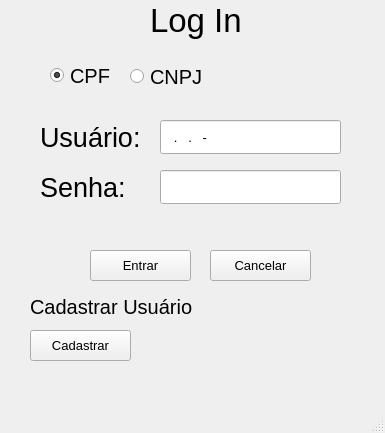
<?xml version="1.0" encoding="UTF-8"?>
<ui version="4.0">
 <class>frmLogin</class>
 <widget class="QMainWindow" name="frmLogin">
  <property name="geometry">
   <rect>
    <x>0</x>
    <y>0</y>
    <width>385</width>
    <height>433</height>
   </rect>
  </property>
  <property name="windowTitle">
   <string>MainWindow</string>
  </property>
  <property name="toolTipDuration">
   <number>-1</number>
  </property>
  <widget class="QWidget" name="centralwidget">
   <widget class="QLineEdit" name="edtUsuario">
    <property name="geometry">
     <rect>
      <x>160</x>
      <y>120</y>
      <width>181</width>
      <height>34</height>
     </rect>
    </property>
    <property name="font">
     <font>
      <pointsize>10</pointsize>
     </font>
    </property>
    <property name="inputMask">
     <string>000.000.000-00</string>
    </property>
    <property name="text">
     <string>..-</string>
    </property>
    <property name="cursorPosition">
     <number>0</number>
    </property>
   </widget>
   <widget class="QLineEdit" name="edtSenha">
    <property name="geometry">
     <rect>
      <x>160</x>
      <y>170</y>
      <width>181</width>
      <height>34</height>
     </rect>
    </property>
    <property name="font">
     <font>
      <pointsize>10</pointsize>
     </font>
    </property>
    <property name="text">
     <string/>
    </property>
    <property name="echoMode">
     <enum>QLineEdit::Password</enum>
    </property>
   </widget>
   <widget class="QLabel" name="txtUsuario">
    <property name="geometry">
     <rect>
      <x>40</x>
      <y>120</y>
      <width>101</width>
      <height>34</height>
     </rect>
    </property>
    <property name="font">
     <font>
      <pointsize>20</pointsize>
     </font>
    </property>
    <property name="text">
     <string>Usuário:</string>
    </property>
   </widget>
   <widget class="QLabel" name="txtSenha">
    <property name="geometry">
     <rect>
      <x>40</x>
      <y>170</y>
      <width>101</width>
      <height>34</height>
     </rect>
    </property>
    <property name="font">
     <font>
      <pointsize>20</pointsize>
     </font>
    </property>
    <property name="text">
     <string>Senha:</string>
    </property>
   </widget>
   <widget class="QLabel" name="txtCadastro">
    <property name="geometry">
     <rect>
      <x>30</x>
      <y>290</y>
      <width>171</width>
      <height>34</height>
     </rect>
    </property>
    <property name="font">
     <font>
      <pointsize>15</pointsize>
     </font>
    </property>
    <property name="text">
     <string>Cadastrar Usuário</string>
    </property>
   </widget>
   <widget class="QPushButton" name="btnCadastrar">
    <property name="geometry">
     <rect>
      <x>30</x>
      <y>330</y>
      <width>101</width>
      <height>31</height>
     </rect>
    </property>
    <property name="font">
     <font>
      <pointsize>10</pointsize>
     </font>
    </property>
    <property name="text">
     <string>Cadastrar</string>
    </property>
   </widget>
   <widget class="QLabel" name="txtLogin">
    <property name="geometry">
     <rect>
      <x>150</x>
      <y>0</y>
      <width>121</width>
      <height>41</height>
     </rect>
    </property>
    <property name="font">
     <font>
      <pointsize>25</pointsize>
     </font>
    </property>
    <property name="text">
     <string>Log In</string>
    </property>
   </widget>
   <widget class="QPushButton" name="btnCancelar">
    <property name="geometry">
     <rect>
      <x>210</x>
      <y>250</y>
      <width>101</width>
      <height>31</height>
     </rect>
    </property>
    <property name="font">
     <font>
      <pointsize>10</pointsize>
     </font>
    </property>
    <property name="text">
     <string>Cancelar</string>
    </property>
   </widget>
   <widget class="QPushButton" name="btnEntrar">
    <property name="geometry">
     <rect>
      <x>90</x>
      <y>250</y>
      <width>101</width>
      <height>31</height>
     </rect>
    </property>
    <property name="font">
     <font>
      <pointsize>10</pointsize>
     </font>
    </property>
    <property name="text">
     <string>Entrar</string>
    </property>
   </widget>
   <widget class="QLabel" name="txtMsgerro">
    <property name="geometry">
     <rect>
      <x>40</x>
      <y>210</y>
      <width>301</width>
      <height>31</height>
     </rect>
    </property>
    <property name="text">
     <string/>
    </property>
    <property name="alignment">
     <set>Qt::AlignCenter</set>
    </property>
   </widget>
   <widget class="QRadioButton" name="rbCPF">
    <property name="geometry">
     <rect>
      <x>50</x>
      <y>60</y>
      <width>91</width>
      <height>31</height>
     </rect>
    </property>
    <property name="font">
     <font>
      <pointsize>15</pointsize>
     </font>
    </property>
    <property name="text">
     <string>CPF</string>
    </property>
    <property name="checked">
     <bool>true</bool>
    </property>
   </widget>
   <widget class="QRadioButton" name="rbCNPJ">
    <property name="geometry">
     <rect>
      <x>130</x>
      <y>66</y>
      <width>91</width>
      <height>21</height>
     </rect>
    </property>
    <property name="font">
     <font>
      <pointsize>15</pointsize>
     </font>
    </property>
    <property name="text">
     <string>CNPJ</string>
    </property>
    <property name="checked">
     <bool>false</bool>
    </property>
   </widget>
  </widget>
  <widget class="QMenuBar" name="menubar">
   <property name="geometry">
    <rect>
     <x>0</x>
     <y>0</y>
     <width>385</width>
     <height>21</height>
    </rect>
   </property>
  </widget>
  <widget class="QStatusBar" name="statusbar"/>
 </widget>
 <resources/>
 <connections/>
</ui>
